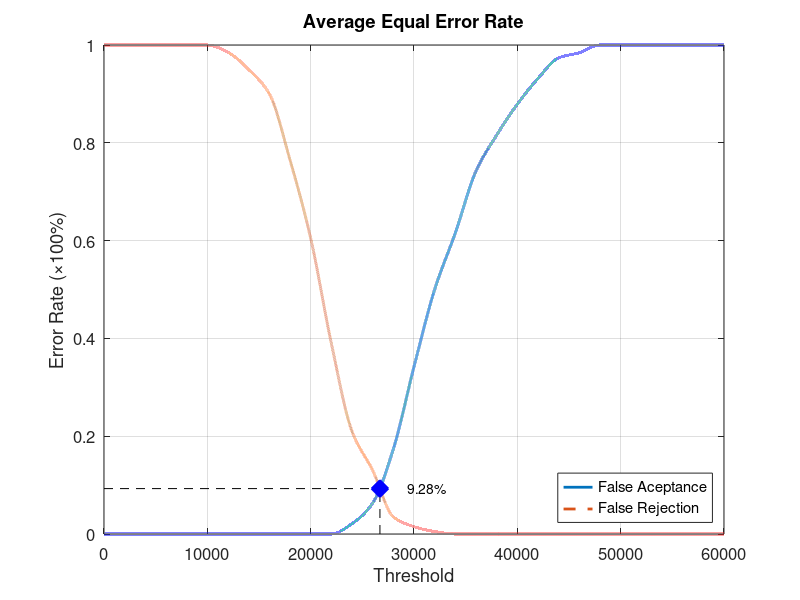
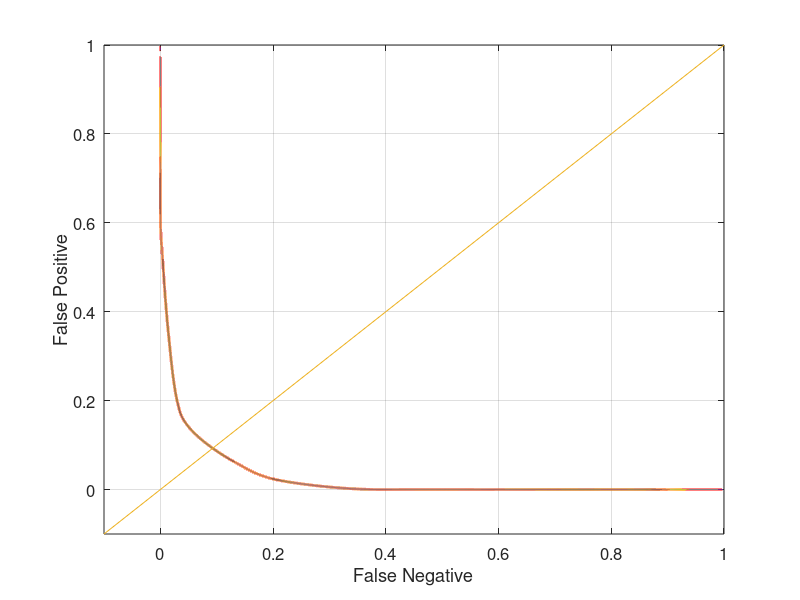

Write the MATLAB code that produced these figures, in order.
function yEER = Database1_4
close all;
clear;
clc;
x = 0:2000:60000;
xq = 0:0.5:60000;

y0 = [0 0 0 0 0 0 0 0 0 0 0 0 0.0210526 0.0631579 0.173684 0.342105 0.5 0.615789 0.742105 0.815789 0.878947 0.931579 0.973684 0.984211 1 1 1 1 1 1 1];
yy0 = interp1(x, y0, xq, 'pchip');
y1 = [1 1 1 1 1 1 0.985 0.95 0.9 0.765 0.605 0.39 0.21 0.13 0.035 0.015 0.005 0 0 0 0 0 0 0 0 0 0 0 0 0 0];
yy1 = interp1(x, y1, xq, 'pchip');

% Calculating EER: 
y2 = abs(y0 - y1);
find(y2 == min(y2))
yy2 = abs(yy0 - yy1);
xEER = find(yy2 == min(yy2));
xEERIndex = xq(xEER) % X-axis EER
yEER = yy0(xEER) % Y-axis EER

main = figure
plot(xq, yy0,'-','LineWidth', 2);	hold on
plot(xq, yy1,'--','LineWidth', 2);	hold on
plot([xEERIndex xEERIndex], [0 yEER], 'k--');	hold on
plot([0 xEERIndex], [yEER yEER], 'k--');	hold on
plot(xEERIndex, yEER, 'bx', 'LineWidth', 10);	hold on
text(xEERIndex + 10 * xEERIndex / 100, yEER, [num2str(round((10000 * yEER)) / 100) '%'])
legend('False Aceptance', 'False Rejection', 'Location', 'SouthEast')
xlabel('Threshold')
ylabel('Error Rate (\times100%)')
title('Average Equal Error Rate')
set(gca, 'FontSize', 12)
axis([0 60000 0 1])
grid on

print(main, 'Database1_4Main', '-dpng');
FNRxFPR = figure('Color', [1 1 1]);
plot(yy1, yy0, '-', yy1, yy0, 'LineWidth', 2);
hold on
y = -0.1:0.1:1
plot(y, y); 
set(gca, 'FontSize', 12)
xlabel('False Negative')
ylabel('False Positive')
axis([-0.1 1 -0.1 1])
set(gca, 'FontSize', 12)
grid on

print(FNRxFPR, 'Database1_4FNRxFPR','-dpng');
end
